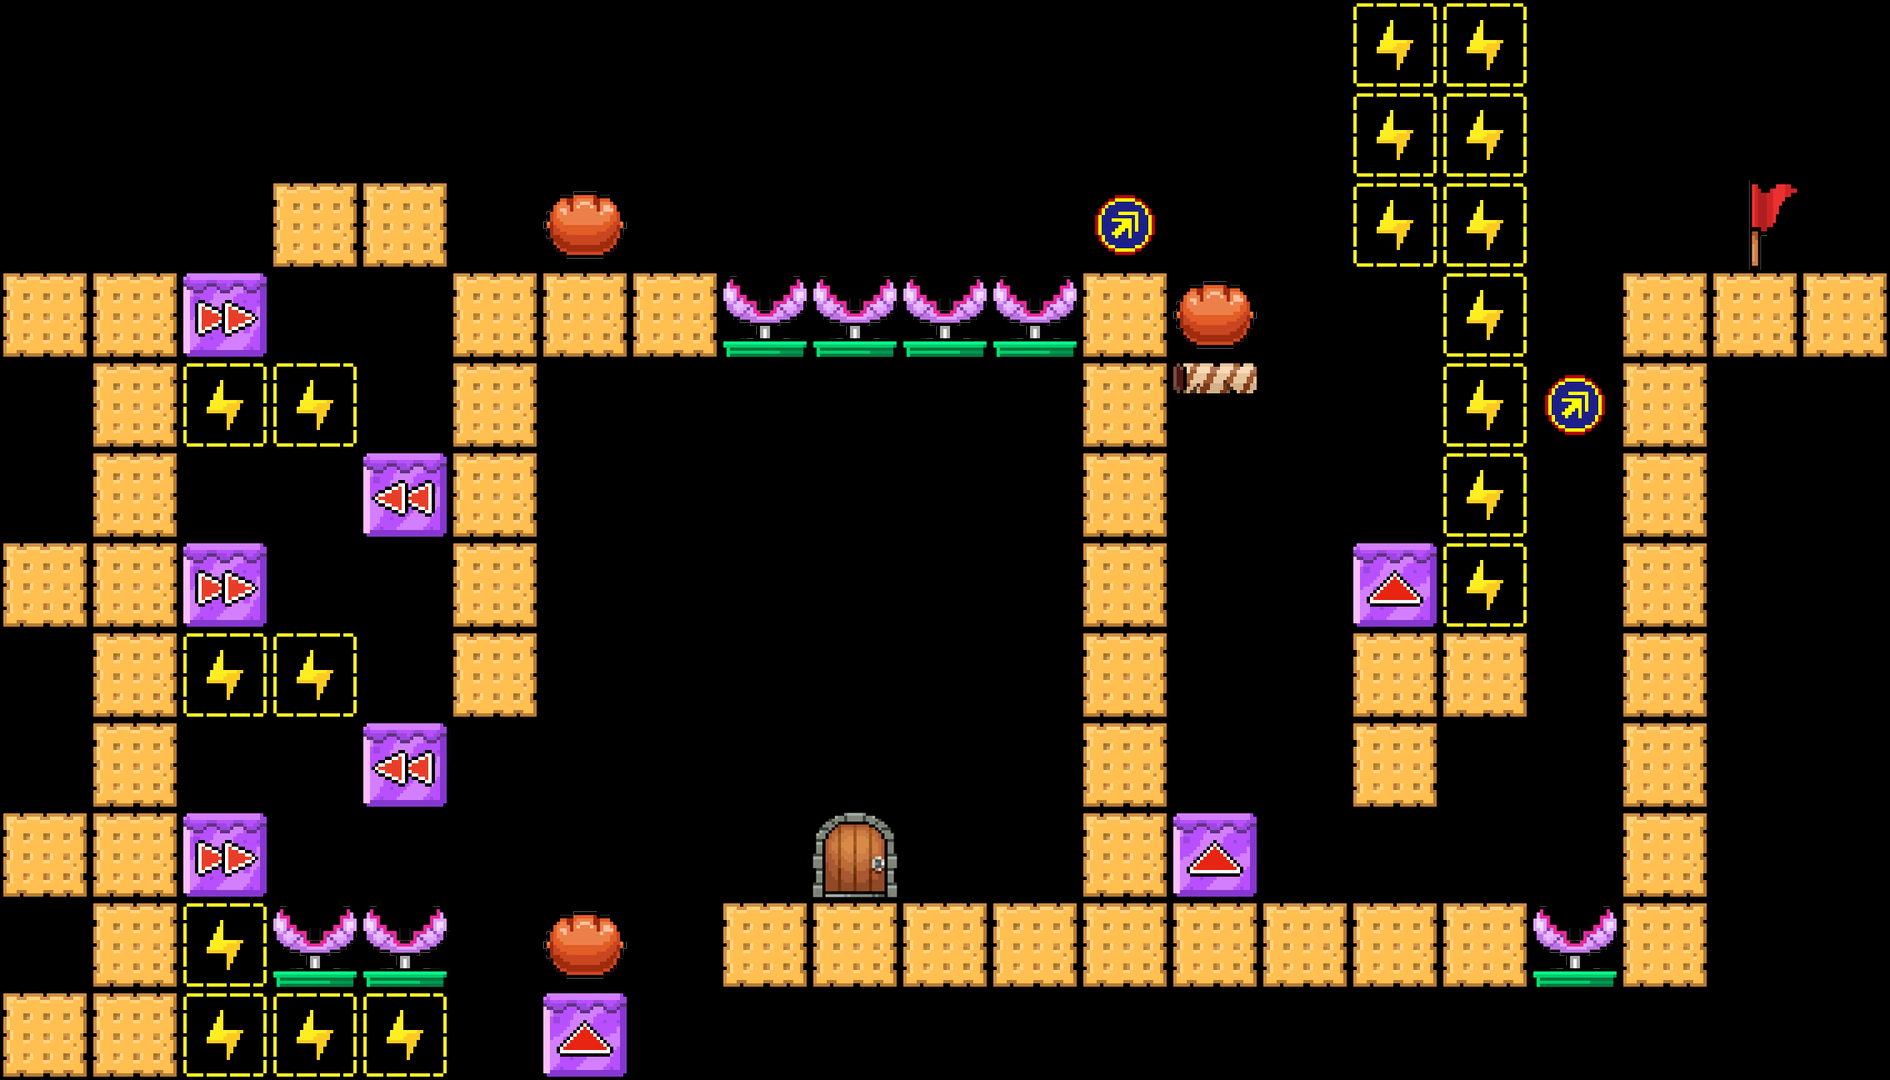

Below is a game level as drawn by its tile map, then a one-line description and the .tmx file that defines it, in full:
An orthogonal 21x12 tile map with 90x90 px tiles, 1 tile layer (TileLayer).

<map version="1.5" tiledversion="1.7.2" orientation="orthogonal" renderorder="right-down" width="21" height="12" tilewidth="90" tileheight="90" infinite="0" nextlayerid="2" nextobjectid="1">
 <tileset firstgid="1" source="tile_90.tsx" />
 <layer id="1" name="TileLayer" width="21" height="12">
  <data encoding="csv">
0,0,0,0,0,0,0,0,0,0,0,0,0,0,0,17,17,0,0,0,0,
0,0,0,0,0,0,0,0,0,0,0,0,0,0,0,17,17,0,0,0,0,
0,0,0,7,7,0,3,0,0,0,0,0,4,0,0,17,17,0,0,1,0,
7,7,22,0,0,7,7,7,15,15,15,15,7,3,0,0,17,0,7,7,7,
0,7,17,17,0,7,0,0,0,0,0,0,7,11,0,0,17,4,7,0,0,
0,7,0,0,23,7,0,0,0,0,0,0,7,0,0,0,17,0,7,0,0,
7,7,22,0,0,7,0,0,0,0,0,0,7,0,0,19,17,0,7,0,0,
0,7,17,17,0,7,0,0,0,0,0,0,7,0,0,7,7,0,7,0,0,
0,7,0,0,23,0,0,0,0,0,0,0,7,0,0,7,0,0,7,0,0,
7,7,22,0,0,0,0,0,0,2,0,0,7,19,0,0,0,0,7,0,0,
0,7,17,15,15,0,3,0,7,7,7,7,7,7,7,7,7,15,7,0,0,
7,7,17,17,17,0,19,0,0,0,0,0,0,0,0,0,0,0,0,0,0
</data>
 </layer>
</map>
